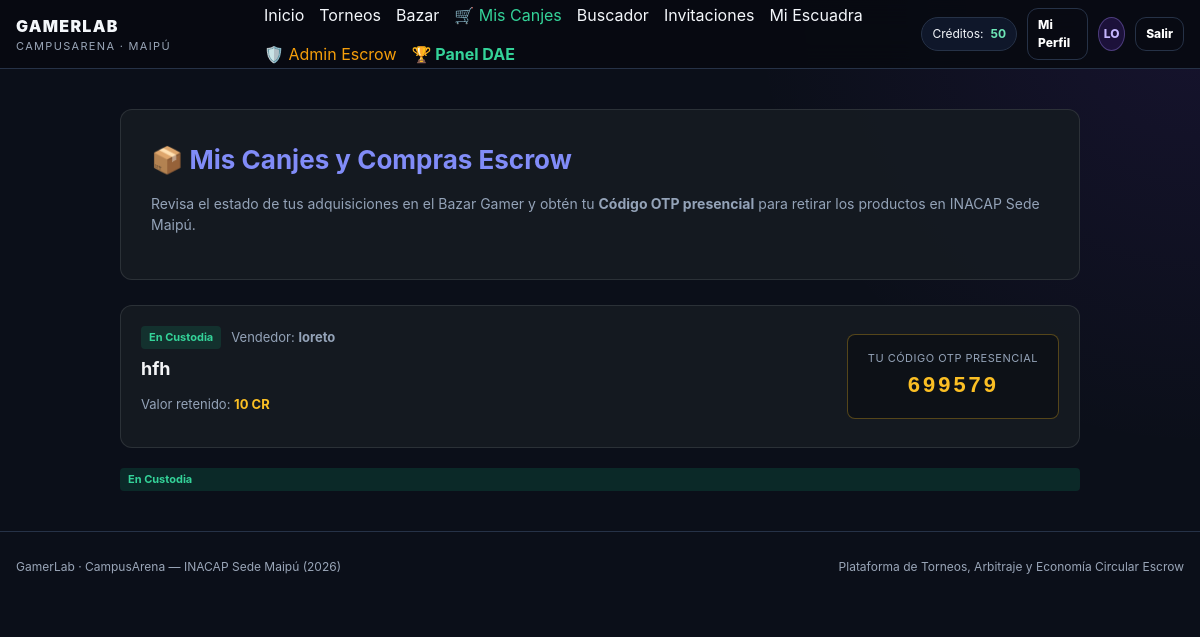
Page /bazar/bazar/mis-canjes/ (signed in) on the committed database.
### cuentas/models.py (models this page shows)
class Usuario(AbstractUser):
    ROLES = (
        ('Jugador', 'Jugador / Estudiante'),
        ('Administrador', 'Administrador de Sede'),
        ('DAE', 'DAE / Curricular (Gestión de Premios)'),
    )
    rol = models.CharField(max_length=20, choices=ROLES, default='Jugador')
    run = models.CharField(max_length=12, unique=True, null=True, blank=True)
    carrera = models.ForeignKey(Carrera, on_delete=models.SET_NULL, null=True, blank=True)
    saldo_creditos = models.DecimalField(max_digits=10, decimal_places=2, default=50.00)
    gamertag = models.CharField(max_length=50, blank=True, null=True)
    juego_favorito = models.CharField(max_length=100, blank=True, null=True)
    rango = models.CharField(max_length=50, blank=True, null=True)
    groups = models.ManyToManyField(
        'auth.Group',
        related_name='usuario_groups',
        blank=True,
        help_text='The groups this user belongs to.',
        verbose_name='groups',
    )
    user_permissions = models.ManyToManyField(
        'auth.Permission',
        related_name='usuario_user_permissions',
        blank=True,
        help_text='Specific permissions for this user.',
        verbose_name='user permissions',
    )

### bazar/models.py (models this page shows, shortened)
class TransaccionEscrow(models.Model):
    id_transaccion = models.AutoField(primary_key=True)
    publicacion = models.ForeignKey(PublicacionBazar, on_delete=models.CASCADE, related_name='transacciones')
    comprador = models.ForeignKey(settings.AUTH_USER_MODEL, on_delete=models.CASCADE, related_name='compras_escrow')
    monto_retenido = models.DecimalField(max_digits=10, decimal_places=2)
    codigo_otp_presencial = models.CharField(max_length=6, blank=True, null=True)
    estado_escrow = models.CharField(max_length=30, default='RetenidoEnCustodia', choices=[
        ('RetenidoEnCustodia', 'Retenido en Custodia'),
        ('Completado', 'Completado'),
        ('Reembolsado', 'Reembolsado'),
        ('EnDisputa', 'En Disputa')
    ])
    fecha_creacion = models.DateTimeField(auto_now_add=True)

class PublicacionBazar(models.Model):
    id_publicacion = models.AutoField(primary_key=True)
    usuario = models.ForeignKey('cuentas.Usuario', on_delete=models.CASCADE)
    titulo = models.CharField(max_length=150)
    descripcion = models.TextField()
    precio_creditos = models.DecimalField(max_digits=10, decimal_places=2)
    imagen = models.ImageField(upload_to='bazar/', blank=True, null=True)
    estado = models.CharField(max_length=30, default='Disponible')
    fecha_creacion = models.DateTimeField(auto_now_add=True)

### bazar/views.py (the view)
# urls.py: path('bazar/mis-canjes/', mis_canjes_view, name='mis_canjes'),
@login_required
def mis_canjes_view(request):
    mis_transacciones = TransaccionEscrow.objects.filter(comprador=request.user).order_by('-id_transaccion')
    return render(request, 'mis_canjes.html', {'transacciones': mis_transacciones})

### templates/mis_canjes.html (shortened to what this page needs)
{% extends 'base.html' %}
{% block content %}
<main style="padding: 40px 20px; max-width: 1000px; margin: 0 auto; color: #fff;">
    <div style="background: rgba(22, 27, 34, 0.9); padding: 30px; border-radius: 12px; border: 1px solid rgba(255,255,255,0.1); margin-bottom: 25px;">
        <h2 style="color: #818cf8; margin-bottom: 8px; font-size: 26px;">📦 Mis Canjes y Compras Escrow</h2>
        <p style="color: #94a3b8; font-size: 14px;">Revisa el estado de tus adquisiciones en el Bazar Gamer y obtén tu <strong>Código OTP presencial</strong> para retirar los productos en INACAP Sede Maipú.</p>
    </div>
    <div style="display: flex; flex-direction: column; gap: 20px;">
        {% for t in transacciones %}
            <div style="background: rgba(22, 27, 34, 0.9); border: 1px solid rgba(255,255,255,0.1); border-radius: 12px; padding: 20px; display: flex; justify-content: space-between; align-items: center; flex-wrap: wrap; gap: 20px;">
                <div style="flex: 1; min-width: 260px;">
                    <div style="display: flex; align-items: center; gap: 10px; margin-bottom: 6px;">
                        <span style="font-size: 11px; background: rgba(16, 185, 129, 0.15); color: #34d399; padding: 3px 8px; border-radius: 4px; font-weight: bold;">
                            {{ t.estado|default:"En Custodia" }}
                        </span>
                        <span style="font-size: 13px; color: #94a3b8;">Vendedor: <strong>{{ t.publicacion.usuario.username }}</strong></span>
                    </div>
                    <h3 style="font-size: 18px; color: #f3f4f6; margin-bottom: 6px;">{{ t.publicacion.titulo }}</h3>
                    <p style="font-size: 13px; color: #94a3b8;">Valor retenido: <strong style="color: #fbbf24;">{{ t.monto_retenido|floatformat:0 }} CR</strong></p>
                </div>
                <div style="background: #0d1117; border: 1px solid rgba(251, 191, 36, 0.3); padding: 15px 20px; border-radius: 8px; text-align: center; min-width: 200px;">
                    <span style="display: block; font-size: 11px; color: #94a3b8; margin-bottom: 4px; text-transform: uppercase; letter-spacing: 0.5px;">Tu Código OTP Presencial</span>
                    <code style="font-size: 22px; color: #fbbf24; font-weight: bold; letter-spacing: 2px;">
                        {{ t.codigo_otp_presencial }}
                    </code>
                </div>
            </div>
        {% endfor %}
        <span style="font-size: 11px; background: rgba(16, 185, 129, 0.15); color: #34d399; padding: 3px 8px; border-radius: 4px; font-weight: bold;">
    {{ t.estado_escrow|default:"En Custodia" }}
</span>
    </div>
</main>
{% endblock %}

### templates/base.html (shortened to what this page needs)
{% load static %}
<!doctype html>
<html lang="es">
<head>
  <link rel="stylesheet" href="{% static 'css/styles.css' %}">
</head>
<body>
  <header class="site-header">
    <div class="container navbar">
      <a class="brand" href="{% url 'home' %}">
        <div>
          <span class="brand-title">GAMERLAB</span>
          <span class="brand-sub">CampusArena · Maipú</span>
        </div>
      </a>
      <nav style="display: flex; align-items: center; gap: 15px; flex-wrap: wrap;">
        <a href="{% url 'home' %}">Inicio</a>
        <a href="{% url 'lista_torneos' %}">Torneos</a>
        <a href="{% url 'bazar_catalogo' %}">Bazar</a>
        <a href="{% url 'mis_canjes' %}" style="color: #34d399;">🛒 Mis Canjes</a>
        <a href="{% url 'buscar_jugadores' %}">Buscador</a>
        <a href="{% url 'mis_invitaciones' %}">Invitaciones</a>
        <a href="{% url 'gestionar_escuadra' %}">Mi Escuadra</a>
        {% if user.is_authenticated %}
            {% if user.is_staff or user.rol == 'Administrador' %}
                <a href="{% url 'panel_admin_escrow' %}" style="color: var(--warning, #fbbf24);">🛡️ Admin Escrow</a>
            {% endif %}
            {% if user.rol == 'DAE' or user.is_superuser %}
                <a href="{% url 'panel_dae' %}" style="color: #34d399; font-weight: bold;">🏆 Panel DAE</a>
            {% endif %}
        {% endif %}
      </nav>
      <div class="user-zone">
        {% if user.is_authenticated %}
          <div class="credit-pill">
            <span>Créditos:</span>
            <strong>{{ user.saldo_creditos|floatformat:0 }}</strong>
          </div>
          <a class="btn btn-sm btn-ghost" href="{% url 'perfil_billetera' %}" title="Ver mi perfil y billetera">Mi Perfil</a>
          <div class="avatar" title="{{ user.username }} ({{ user.rol }})">
            {{ user.username|slice:":2"|upper }}
          </div>
          <a class="btn btn-sm btn-ghost" href="{% url 'logout' %}">Salir</a>
        {% else %}
          <a class="btn btn-sm" href="{% url 'login' %}">Ingresar</a>
          <a class="btn btn-sm btn-primary" href="{% url 'registro' %}">Registro</a>
        {% endif %}
      </div>
    </div>
  </header>
  {% block content %}
  {% endblock %}
  <footer class="site-footer">
    <div class="container footer-row">
      <span>GamerLab · CampusArena — INACAP Sede Maipú (2026)</span>
      <span>Plataforma de Torneos, Arbitraje y Economía Circular Escrow</span>
    </div>
  </footer>
</body>
</html>

### static/css/styles.css (style rules this page uses)
:root { --bg: #0b0f19; --surface: #111827; --surface-2: #0f172a; --surface-3: #151d2f; --border: #263247; --text: #f4f7fb; --muted: #9aa6b8; --primary: #7c3aed; --primary-2: #a78bfa; --success: #10b981; --warning: #f59e0b; --danger: #ef4444; --info: #38bdf8; --radius: 16px; --shadow: 0 18px 45px rgba(0, 0, 0, .28); }
* { box-sizing: border-box; }
html { scroll-behavior: smooth; }
body { margin: 0; min-height: 100vh; background: radial-gradient(circle at top right, rgba(124, 58, 237, .10), transparent 28rem), var(--bg); color: var(--text); font-family: Inter, ui-sans-serif, system-ui, -apple-system, BlinkMacSystemFont, "Segoe UI", sans-serif; line-height: 1.5; }
a { color: inherit; text-decoration: none; }
.container { width: min(1180px, calc(100% - 32px)); margin: 0 auto; }
.site-header { position: sticky; top: 0; z-index: 50; background: rgba(7, 10, 17, .88); backdrop-filter: blur(14px); border-bottom: 1px solid var(--border); }
.navbar { min-height: 68px; display: flex; align-items: center; gap: 18px; }
.brand { display: flex; align-items: center; gap: 12px; min-width: 230px; }
.brand-title { font-weight: 900; letter-spacing: .08em; }
.brand-sub { display: block; color: var(--muted); font-size: 11px; letter-spacing: .12em; text-transform: uppercase; }
.user-zone { display: flex; gap: 10px; align-items: center; }
.credit-pill { display: flex; gap: 7px; align-items: center; background: #0f172a; border: 1px solid var(--border); padding: 7px 10px; border-radius: 999px; font-size: 12px; }
.credit-pill strong { color: #6ee7b7; }
.avatar { width: 34px; height: 34px; display: grid; place-items: center; border-radius: 50%; background: rgba(124, 58, 237, .18); border: 1px solid rgba(167, 139, 250, .35); color: #c4b5fd; font-weight: 800; font-size: 12px; }
main { padding: 34px 0 64px; }
h2 { margin: 0; font-size: 28px; }
h3 { margin: 0; }
.btn { border: 1px solid var(--border); background: #171f31; color: white; padding: 10px 14px; border-radius: 11px; font-weight: 800; font-size: 14px; transition: .18s ease; }
.btn-ghost { background: transparent; }
.btn-sm { padding: 7px 10px; font-size: 12px; }
.site-footer { border-top: 1px solid var(--border); color: var(--muted); padding: 26px 0 34px; font-size: 12px; }
.footer-row { display: flex; justify-content: space-between; gap: 20px; flex-wrap: wrap; }

### rows in the picture
Usuario: saldo_creditos "50", username "LO"
TransaccionEscrow: estado "En Custodia", publicacion.usuario.username "loreto", publicacion.titulo "hfh", monto_retenido "10", codigo_otp_presencial "699579"

### other values in the picture
{{ t.estado_escrow|default:"En Custodia" }} "En Custodia"
